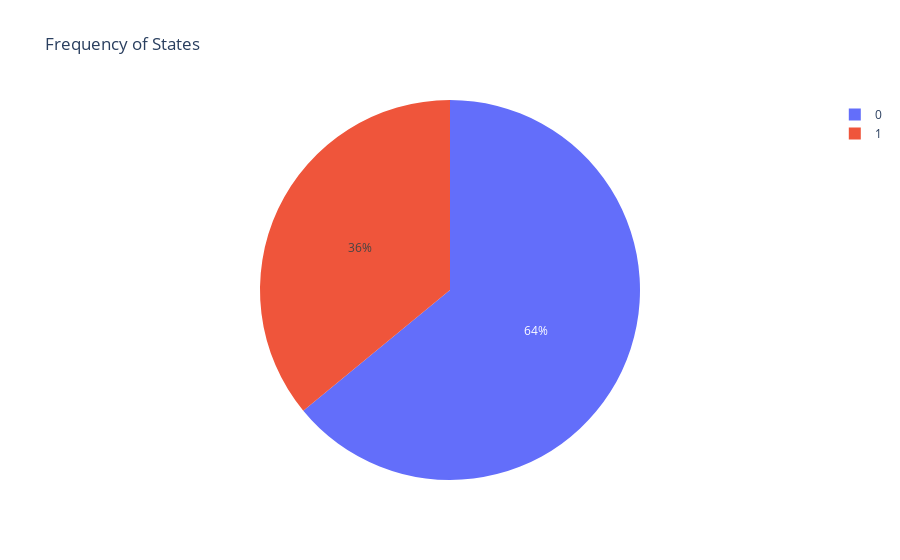

The notebook cell this image was saved under:
### Code cell
freq_dist_states = dist_states.toPandas()
# Create the interactive pie chart
fig = px.pie(
    freq_dist_states,
    names='state',
    values='count',
    title='Frequency of States',
    labels={'state': 'States', 'count': 'Frequency'}
)

# Show the plot
fig.show()

### Figure 1 — Plotly figure (JSON) as saved in the notebook; plotly's stock layout.template omitted (floating-point values rounded to 4 significant figures)
{"data": [{"domain": {"x": [0, 1], "y": [0, 1]}, "hovertemplate": "States=%{label}<br>Frequency=%{value}<extra></extra>", "labels": [0, 1], "legendgroup": "", "name": "", "showlegend": true, "type": "pie", "values": [237455, 133324]}], "layout": {"legend": {"tracegroupgap": 0}, "title": {"text": "Frequency of States"}}}
